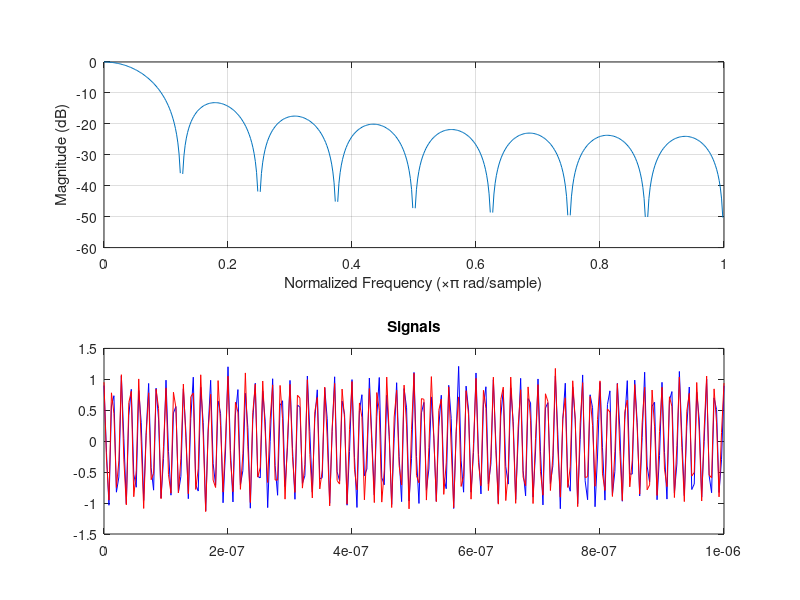
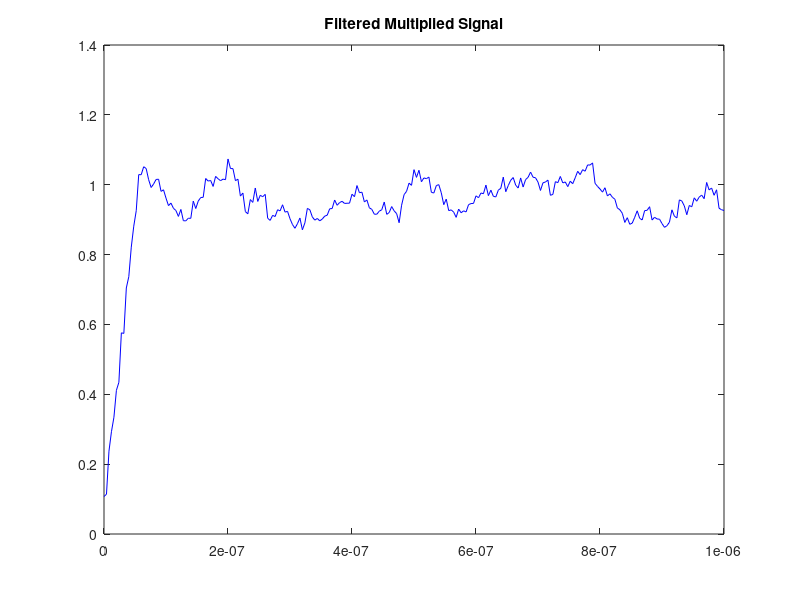
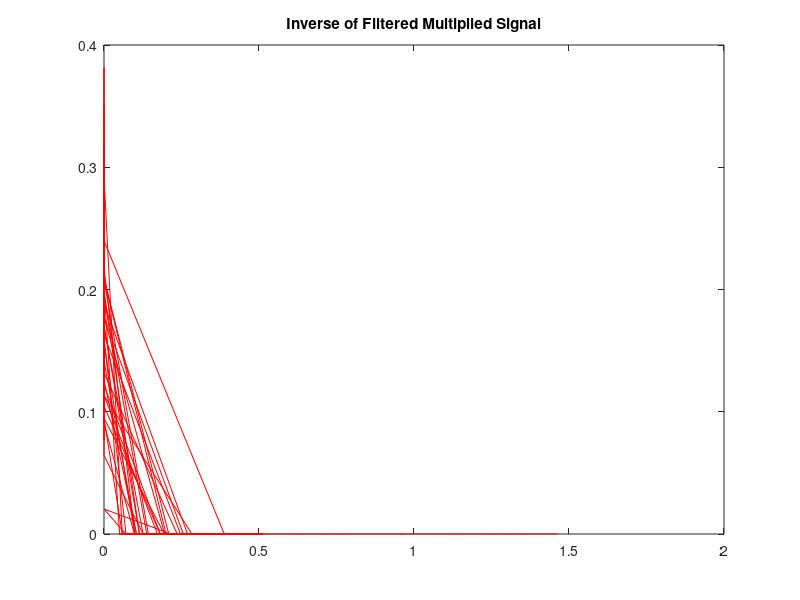
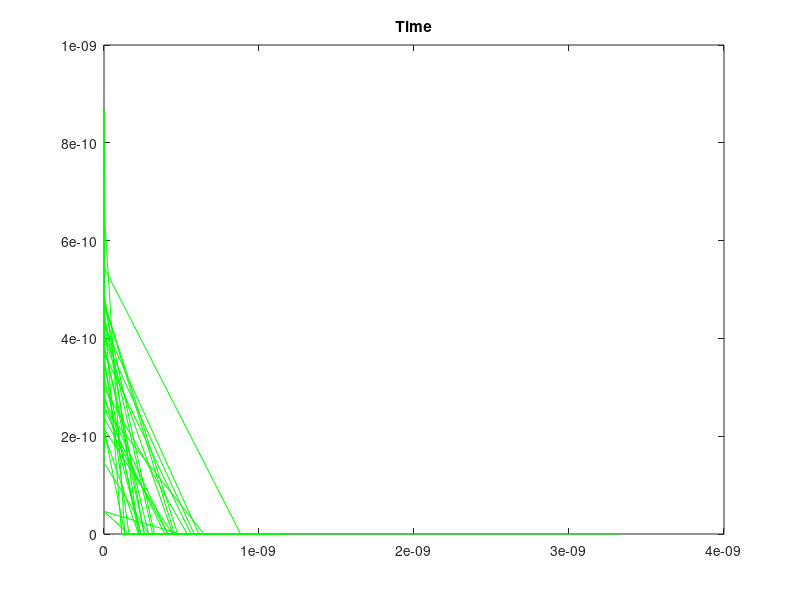

Write MATLAB code to recreate these figures, in order.
clear all;
close all;
clc
%Initialization of given constants
fs = 250e6;
Ts = 1/fs;
t = 0:Ts:1e-6;
fc = 70e6;

%Moving Average Filter
lpf = ones(1,16);
lpf = lpf/length(lpf);
freqz(lpf)
%Noise Constant
n = 0.1;
%Delay
delay = 0.5e-9;
%Constants for Schmitt Trigger
thr_high = 0.5;
thr_low = thr_high*0.8;

%Defining Signals
x1 = cos(2*pi*fc*t)+(n*randn(1,length(t)));
x2 = cos(2*pi*fc*(t+delay))+(n*randn(1,length(t)));

figure(1)
plot(t, x1, 'b')
hold on
plot(t, x2, 'r')
title('Signals')
%Multiplication of  two signals
multipleofTwoSignals = x1 .* x2;

%1/2 cos(x+y)          1/2 cos(x-y)
%1/2 cos(4*pi*fc*(t+delay)    1/2 cos(2*pi*fc*delay)
%Applying filter to multiple of two signals in order to get 
%low frequency component
%To erase the coefficient of 1/2 in the multiplication
%need to multiply with two and process moving average filter
filteredMultipleSignal = 2 * filter(lpf, 1, multipleofTwoSignals);
figure(2)
plot(t, filteredMultipleSignal, 'b')
title('Filtered Multiplied Signal')
binaryFilteredMultipleSignal = zeros(1, length(filteredMultipleSignal));

%To get the 2*pi*fc part of the signal
%need to inverse cosine function
inverseofFilteredMultipleSignal = acos(filteredMultipleSignal);

%To get the delay in inversecosine 
%need to divide by 2*pi*fc
findTime = inverseofFilteredMultipleSignal / (2 * pi * fc);

delayTime = abs(mean(findTime))
figure(3)
plot(inverseofFilteredMultipleSignal, 'r')
title('Inverse of Filtered Multiplied Signal')
figure(4)
plot(findTime, 'g')
title('Time')
%Schmitt Trigger
for i = 2:length(filteredMultipleSignal)
    if(binaryFilteredMultipleSignal(i-1) == 1)
        if(filteredMultipleSignal(i) < thr_low)
            binaryFilteredMultipleSignal(i) = 0;
        else
            binaryFilteredMultipleSignal(i) = 1;
        end
    else
        if(filteredMultipleSignal(i)>thr_high)
            binaryFilteredMultipleSignal(i)=1;
        else
            binaryFilteredMultipleSignal(i)=0;
        end
    end
end   

figure(5)
plot(binaryFilteredMultipleSignal, 'b')
title('Schmitt Triggered Multiplied Signal')
